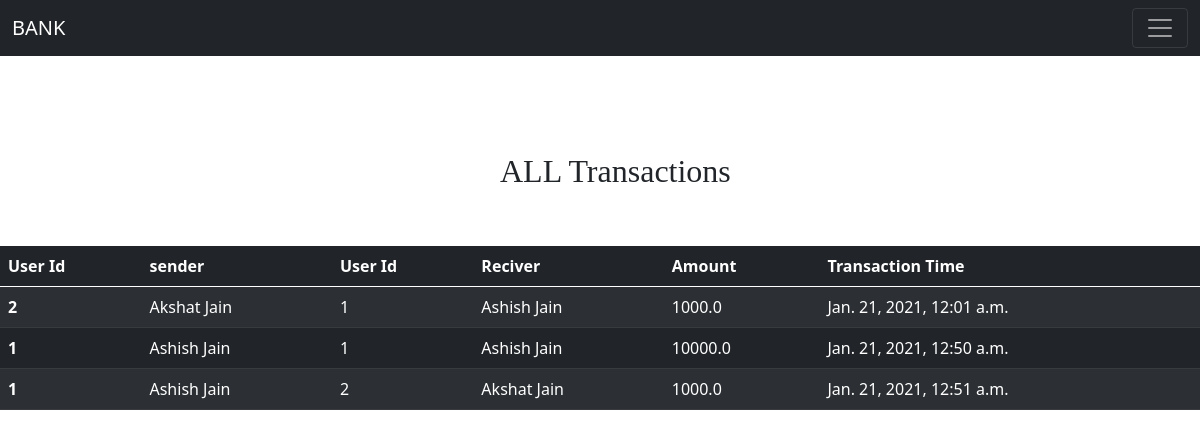
Screenshot of /bank/transaction/ with the database file from the repository.
### users/models.py (models this page shows, shortened)
class Transfer(models.Model):
    tx_from = models.ForeignKey(Customers, related_name="tx_from", on_delete=models.CASCADE, null=True)
    tx_to = models.ForeignKey(Customers, related_name="tx_to", on_delete=models.CASCADE, null=True)
    amount = models.FloatField(validators=[MaxValueValidator(100000.00)])
    time=models.DateTimeField(auto_now_add=True)

class Customers(models.Model):
    first_name = models.CharField(max_length=100)
    last_name = models.CharField(max_length=100)
    user_email = models.EmailField(max_length=100, unique=True)
    password = models.CharField(max_length=100)
    current_balance = models.FloatField(validators=[MinValueValidator(3000.00)])

### users/views.py (the view)
# urls.py: path('transaction/',views.history,name='history'),
def history(request):
    h=Transfer.objects.all()
    return render(request,'transaction.html',{'history':h})

### templates/transaction.html (shortened to what this page needs)
{% extends 'base.html' %}
        {% block body %}
        <br>
        <br>
        <h2 style="font-family: cursive; margin-left: 500px;"> ALL Transactions </h2>
        <br>
        <br>
        <table class="table table-dark table-striped" >
            <thead>
              <tr>
                <th scope="col">User Id</th>
                <th scope="col">sender</th>
                <th scope="col">User Id</th>
                <th scope="col">Reciver</th>
                <th scope="col">Amount</th>
                <th scope="col">Transaction Time</th>
              </tr>
            </thead>
            <tbody>
                {% for c in history %}
              <tr>
                <th scope="row">{{c.tx_from.pk}}</th>
                <td>{{c.tx_from.first_name}} {{c.tx_from.last_name}}</td>
                <td>{{c.tx_to.pk}}</td>
                <td>{{c.tx_to.first_name}} {{c.tx_to.last_name}}</td>
                <td>{{c.amount}}</td>
                <td>{{c.time}}</td>
              </tr>
              {% endfor %}
            </tbody>
          </table>
          {% endblock %}

### templates/base.html (shortened to what this page needs)
{% load static %}
<!doctype html>
<html lang="en">
  <head>
    <link href="https://cdn.jsdelivr.net/npm/bootstrap@5.0.0-beta1/dist/css/bootstrap.min.css" rel="stylesheet">
  </head>
  <body>
    <nav class="navbar navbar-dark bg-dark">
        <div class="container-fluid">
          <a class="navbar-brand" href="/bank/home">BANK</a>
          <button class="navbar-toggler" type="button" data-bs-toggle="collapse" data-bs-target="#navbarNavDropdown" aria-controls="navbarNavDropdown" aria-expanded="false" aria-label="Toggle navigation">
            <span class="navbar-toggler-icon"></span>
          </button>
        </div>
      </nav>
      <br>
      <br>
    {% block body %}
    {% endblock %}
  </body>
</html>

### rows the page displays
Transfer: tx_from.pk "2", tx_from.first_name "Akshat", tx_from.last_name "Jain", tx_to.pk "1", tx_to.first_name "Ashish", tx_to.last_name "Jain", amount "1000.0", time "Jan. 21, 2021, 12:01 a.m."
Transfer: tx_from.pk "1", tx_from.first_name "Ashish", tx_from.last_name "Jain", tx_to.pk "1", tx_to.first_name "Ashish", tx_to.last_name "Jain", amount "10000.0", time "Jan. 21, 2021, 12:50 a.m."
Transfer: tx_from.pk "1", tx_from.first_name "Ashish", tx_from.last_name "Jain", tx_to.pk "2", tx_to.first_name "Akshat", tx_to.last_name "Jain", amount "1000.0", time "Jan. 21, 2021, 12:51 a.m."
